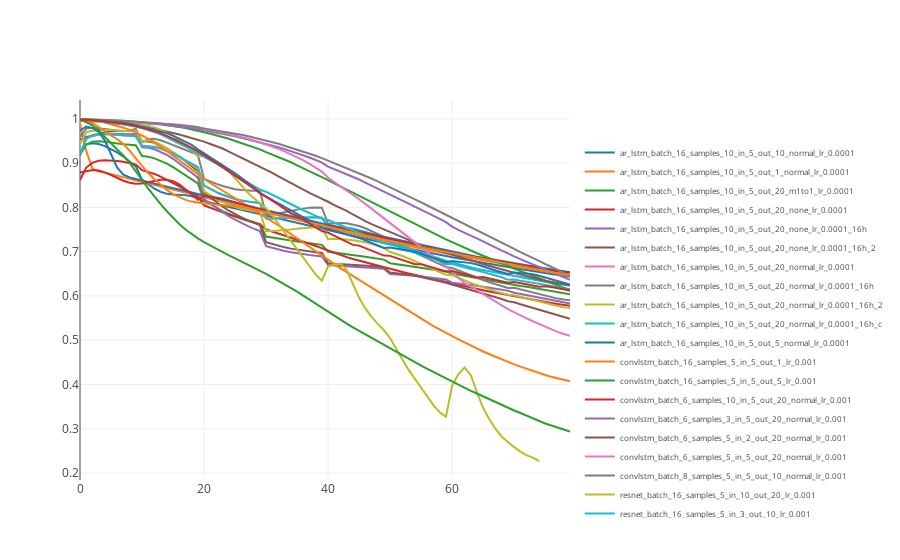

The notebook cell saved with this chart:
### Code cell
traces = []
for exp, ev in evaluators.items():
#     if not '_bad' in exp.lower():
#         continue
#     if 'resnet' in exp.lower():
#         continue
    df = ev.get_ssim_values()

    x = df.index.values
    y = df['mean'].values
    error = None # df['std'].values
    traces.append(go.Scatter(x=x, y=y, name=exp, error_y=dict(array=error)))

layout = dict(
    legend=dict(
        y=0.9,
#         traceorder='reversed',
        font=dict(
            size=8
        )
    )
)

plotly.offline.iplot({
        "data": traces,
        "layout": layout
    })
